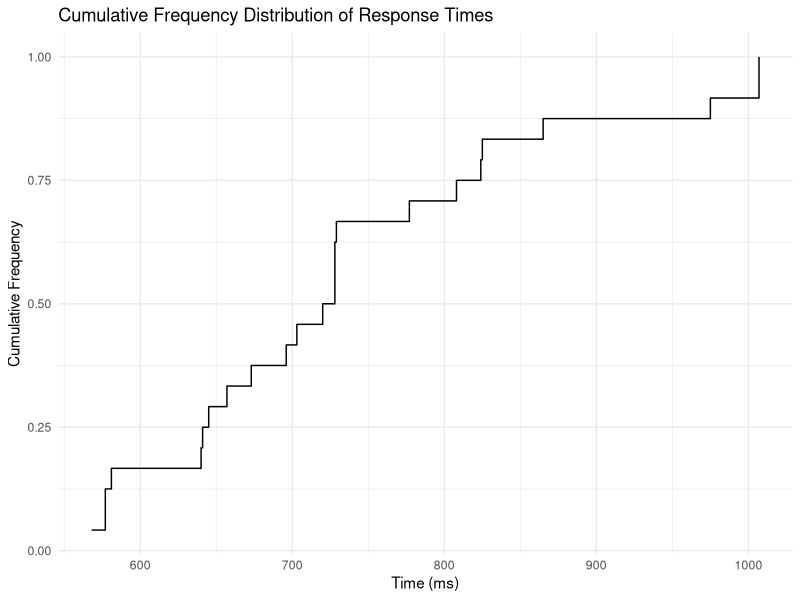
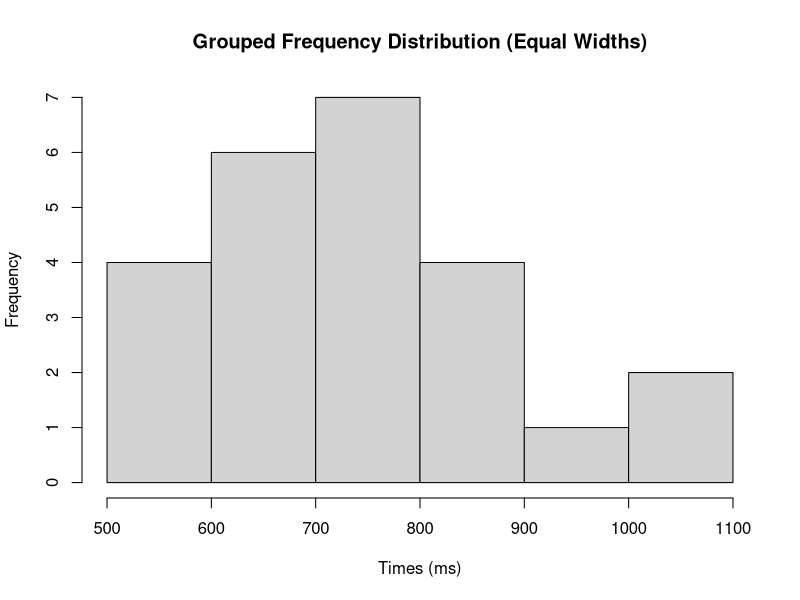
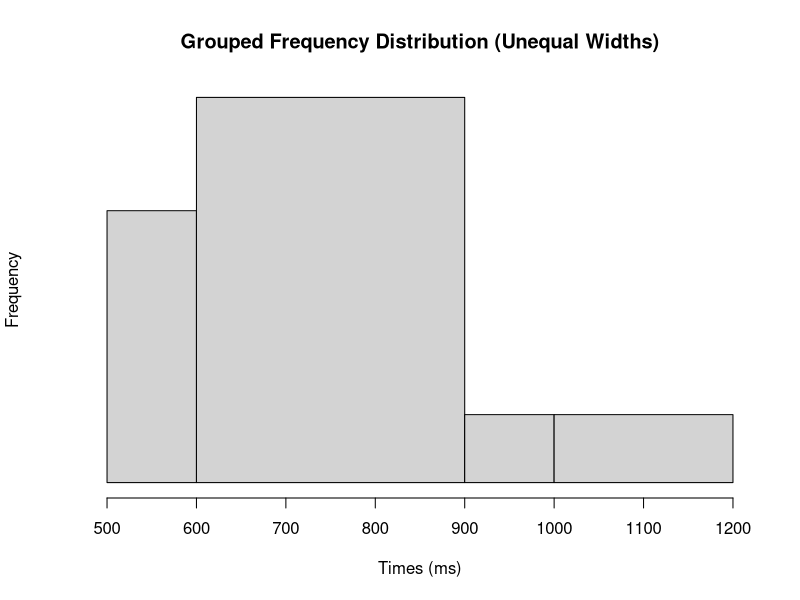

Write the R code that produced these figures, in order.
# Task 2
# Input the data
times <- c(568, 577, 577, 581, 640, 641, 645, 657, 673, 696, 703, 720, 728, 728, 728, 729, 777, 808, 824, 825, 865, 975, 1007, 1007)

# Load necessary library
library(ggplot2)

# Sort the data
sorted_times <- sort(times)

# Compute cumulative frequency
cumulative_freq <- cumsum(table(sorted_times)) / length(times)

# Create a data frame for plotting
cum_freq_df <- data.frame(
  Time = as.numeric(names(cumulative_freq)),
  CumulativeFrequency = cumulative_freq
)

# Plot cumulative frequency distribution
ggplot(cum_freq_df, aes(x = Time, y = CumulativeFrequency)) +
  geom_step() +
  labs(title = "Cumulative Frequency Distribution of Response Times",
       x = "Time (ms)", y = "Cumulative Frequency") +
  theme_minimal()

# Calculate the proportions

# i. Proportion of times <= 800
prop_less_equal_800 <- sum(times <= 800) / length(times)

# ii. Proportion of times > 725
prop_greater_725 <- sum(times > 725) / length(times)

# iii. Proportion of times > 642 and <= 777
prop_between_642_777 <- sum(times > 642 & times <= 777) / length(times)

# iv. Proportion of times equal to 696
prop_equal_696 <- sum(times == 696) / length(times)

# Define classes
breaks1 <- seq(500, 1100, by = 100)

# Grouped frequency distribution
grouped_freq1 <- cut(times, breaks = breaks1)
grouped_freq_table1 <- table(grouped_freq1)

# Plot histogram for the grouped data
hist(times, breaks1, main = "Grouped Frequency Distribution (Equal Widths)", xlab = "Times (ms)", ylab = "Frequency")

# Define new classes with unequal width
breaks2 <- c(500, 600, 900, 1000, 1200)

# Grouped frequency distribution
grouped_freq2 <- cut(times, breaks = breaks2, right = TRUE)
grouped_freq_table2 <- table(grouped_freq2)

# Plot histogram for the grouped data with unequal width classes
hist(times, breaks2, main = "Grouped Frequency Distribution (Unequal Widths)", xlab = "Times (ms)", ylab = "Frequency", yaxt = "n")

